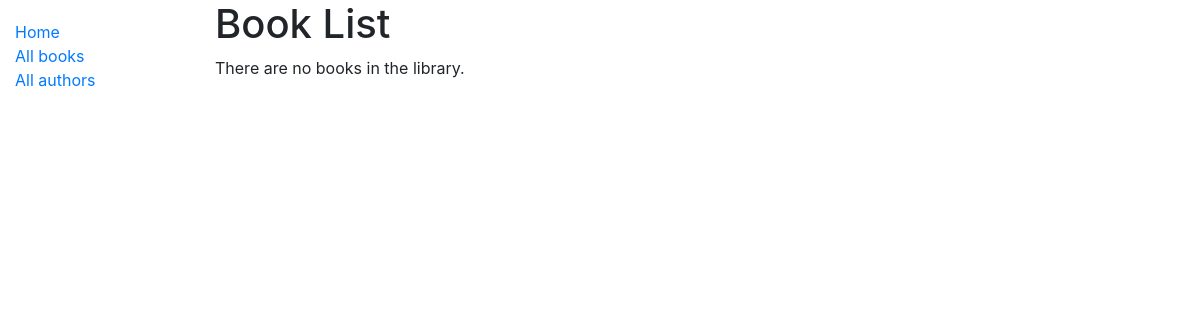
Page /catalog/books/ on the earlier database version.
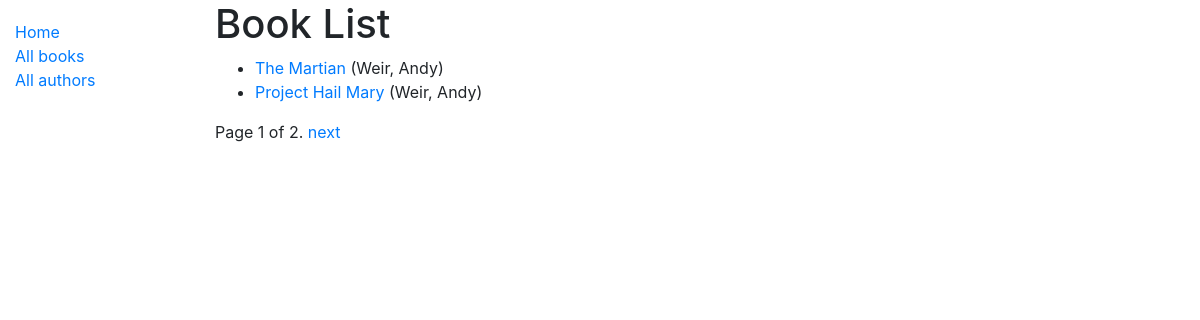
Same page on the later database version.
### catalog/models.py (models this page shows, shortened)
class Book(models.Model):
    title = models.CharField(max_length=200)
    author = models.ForeignKey('Author', on_delete=models.SET_NULL, null=True)
    summary = models.TextField(max_length=1000,
                               help_text='Enter brief description of book')
    isbn = models.CharField('ISBN', max_length=13,
                            unique=True,
                            help_text='13 Character <a href="https://www.isbn-international.org/content/what-isbn">ISBN number</a>')
    genre = models.ManyToManyField(Genre,
                                   help_text='Select genre for this book')
    language = models.ManyToManyField(Language,
                                   help_text='Select language book is written')
    def get_absolute_url(self):
        return reverse('book-detail', args=[str(self.id)])
    def display_genre(self):
        """Create a string for the Genre. This is required to display genre in Admin."""
        return ', '.join(genre.name for genre in self.genre.all()[:3])
    display_genre.short_description = 'Genre'

class Author(models.Model):
    first_name = models.CharField(max_length=100)
    last_name = models.CharField(max_length=100)
    date_of_birth = models.DateField(null=True, blank=True)
    date_of_death = models.DateField('Died', null=True, blank=True)
    class Meta:
        ordering = ['last_name', 'first_name']
    def __str__(self):
        return f'{self.last_name}, {self.first_name}'

### catalog/views.py (the view)
class BookListView(generic.ListView):
    model = Book
    paginate_by = 2

### catalog/templates/catalog/book_list.html
{% extends "base_generic.html" %}
{% block content %}
  <h1>Book List</h1>
  {% if book_list %}
  <ul>
    {% for book in book_list %}
      <li>
        <a href="{{ book.get_absolute_url }}">{{ book.title }}</a> ({{book.author}})
      </li>
    {% endfor %}
  </ul>
  {% else %}
    <p>There are no books in the library.</p>
  {% endif %}
{% endblock %}

### catalog/templates/base_generic.html (shortened to what this page needs)
<!DOCTYPE html>
<html lang="en">
<head>
  <link rel="stylesheet" href="https://cdn.jsdelivr.net/npm/bootstrap@4.5.3/dist/css/bootstrap.min.css">
  {% load static %}
  <link rel="stylesheet" href="{% static 'css/styles.css' %}">
</head>
<body>
  <div class="container-fluid">
    <div class="row">
      <div class="col-sm-2">
      {% block sidebar %}
        <ul class="sidebar-nav">
          <li><a href="{% url 'index' %}">Home</a></li>
          <li><a href="{% url 'books' %}">All books</a></li>
          <li><a href="{% url 'authors' %}">All authors</a></li>
        </ul>
      {% endblock %}
      </div>
      <div class="col-sm-10 ">
        {% block content %}
        {% endblock %}
        {% block pagination %}
            {% if is_paginated %}
              <div class="pagination">
                <span class="page-links">
                  <span class="page-current">
                      Page {{ page_obj.number }} of {{ page_obj.paginator.num_pages }}.
                  </span>
                  {% if page_obj.has_next %}
                      <a href="{{ request.path }}?page={{ page_obj.next_page_number }}">next</a>
                  {% endif %}
                </span>
              </div>
            {% endif %}
          {% endblock %}
      </div>
    </div>
  </div>
</body>
</html>

### catalog/static/css/styles.css (style rules this page uses)
.sidebar-nav { margin-top: 20px; padding: 0; list-style: none; }

Differences in the rows shown:
added Book: title "The Martian", author "Weir, Andy"
added Book: title "Project Hail Mary", author "Weir, Andy"
Other differences:
{{ page_obj.number }}: (not shown) → "1"
{{ page_obj.paginator.num_pages }}: (not shown) → "2"
text no longer shown: "There are no books in the library."
text now shown: "Page of . next"
